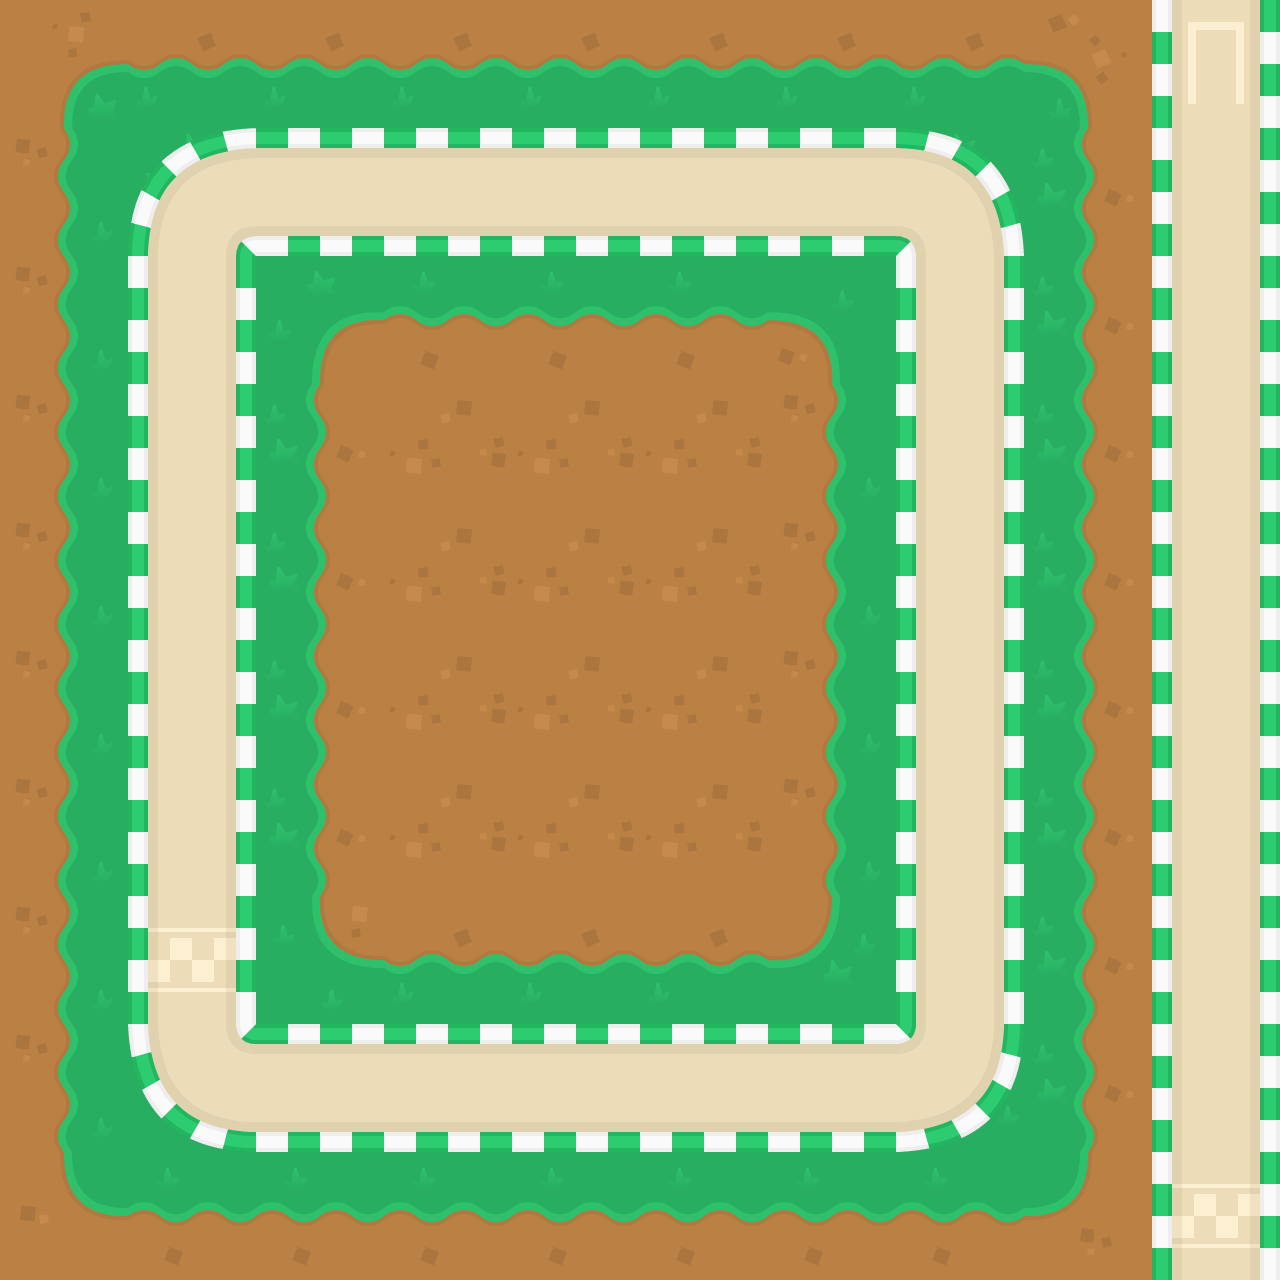

Below is a game level as drawn by its tile map, then a one-line description and the .tmx file that defines it, in full:
An orthogonal 10x10 tile map with 128x128 px tiles, 2 tile layers (Background, Main).

<map version="1.4" tiledversion="1.4.2" orientation="orthogonal" renderorder="right-down" width="10" height="10" tilewidth="128" tileheight="128" infinite="0" nextlayerid="3" nextobjectid="1">
 <tileset firstgid="1" source="spritesheet_tiles.tsx" />
 <layer id="2" name="Background" width="10" height="10">
  <data encoding="csv">
228,210,210,210,210,210,210,210,192,205,
67,49,49,246,246,246,49,49,31,312,
67,246,103,282,282,282,85,49,31,312,
67,49,31,37,37,37,67,49,31,312,
67,49,31,37,37,37,67,49,31,312,
67,246,31,37,37,37,67,49,31,312,
67,49,31,37,37,37,67,49,31,312,
67,49,13,210,210,210,318,49,31,312,
67,49,49,49,49,49,49,49,31,312,
300,282,282,282,282,282,282,282,264,225
</data>
 </layer>
 <layer id="1" name="Main" width="10" height="10">
  <data encoding="csv">
0,0,0,0,0,0,0,0,0,0,
0,276,294,294,294,294,294,245,0,0,
0,312,0,0,0,0,0,312,0,0,
0,312,0,0,0,0,0,312,0,0,
0,312,0,0,0,0,0,312,0,0,
0,312,0,0,0,0,0,312,0,0,
0,312,0,0,0,0,0,312,0,0,
0,225,0,0,0,0,0,312,0,0,
0,279,294,294,294,294,294,243,0,0,
0,0,0,0,0,0,0,0,0,0
</data>
 </layer>
</map>
